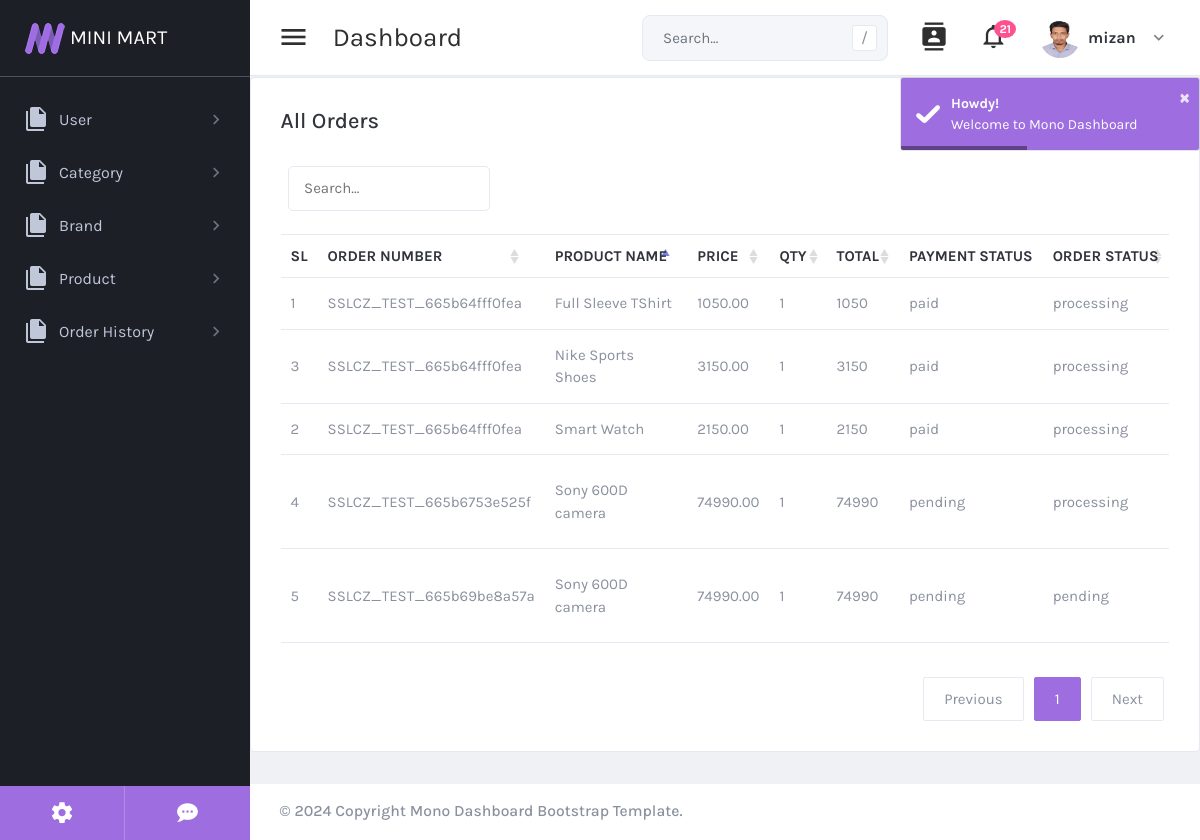
Screenshot of /adminPanel/orderAll.php (signed in) with the database file from the repository.
### tables this page shows
CREATE TABLE `orders` (
  `id` int(6) UNSIGNED NOT NULL,
  `order_number` varchar(150) DEFAULT NULL,
  `status` varchar(50) DEFAULT 'pending',
  `product_name` varchar(300) DEFAULT NULL,
  `product_id` int(11) DEFAULT NULL,
  `product_price` decimal(10,2) DEFAULT NULL,
  `product_qty` int(11) DEFAULT NULL,
  `product_total` decimal(10,2) DEFAULT NULL,
  `product_discount` decimal(10,2) DEFAULT NULL,
  `product_ship_charge` decimal(10,2) DEFAULT NULL,
  `product_grand_total` decimal(10,2) DEFAULT NULL,
  `payment_type` varchar(20) DEFAULT NULL,
  `payment_status` varchar(150) DEFAULT 'pending',
  `customer_id` int(11) DEFAULT NULL,
  `created_at` timestamp NOT NULL DEFAULT current_timestamp(),
  `updated_at` timestamp NOT NULL DEFAULT current_timestamp() ON UPDATE current_timestamp()
);

### adminPanel/orderAll.php (the view, shortened to what this page needs)
<?php
  if(isset($_SESSION['username'])){
    require_once('include/header.php');
    require_once('include/aside.php');
    require_once('include/topbar.php');
    require_once("../db/config.php");
    if(isset($_SESSION['user_type']) && $_SESSION['user_type'] === 'admin'){
        $query = "SELECT * FROM orders";
        $sql = $conn->query($query);
    }else if(isset($_SESSION['user_type']) && $_SESSION['user_type'] === 'customer'){
        $query = "SELECT * FROM orders WHERE customer_id = '$user_id' ";
        $sql = $conn->query($query);
    }
?>
<div class="row">
    <div class="col-xl-12">
        <div class="card card-default">
            <div class="card-header">
                <h2>All Orders</h2>
            </div>
            <div class="card-body">
                <table id="productsTable" class="table table-hover table-product" style="width:100%">
                    <thead>
                        <tr>
                            <th>Sl</th>
                            <th>Order Number</th>
                            <th>Product Name</th>
                            <th>Price</th>
                            <th>Qty</th>
                            <th>Total</th>
                            <th>Payment Status</th>
                            <th>Order Status</th>
                        </tr>
                    </thead>
                    <tbody>
                    <?php
                    $serial = 1;
                    if($sql->num_rows>0){
                        while($rows = $sql->fetch_assoc()){
                            ?>
                            <tr>
                                <td><?php echo $serial++; ?></td>
                                <td><?php echo $rows['order_number']; ?></td>
                                <td><?php echo $rows['product_name']; ?></td>
                                <td><?php echo $rows['product_price']; ?></td>
                                <td><?php echo $rows['product_qty']; ?></td>
                                <td><?php echo $rows['product_price'] * $rows['product_qty']; ?></td>
                                <td><?php echo $rows['payment_status']; ?></td>
                                <td><?php echo $rows['status']; ?></td>
                            </tr>
                            <?php
                        }
                    }else{
                        echo "not found";
                    }
                    ?>
                    </tbody>
                </table>
            </div>
        </div>
    </div>
</div>
<?php
    require_once('include/footer.php');
  }else{
    $message = 'Sorry please login first';
    header("Location: signin.php?message=".urlencode($message));
}
?>

### rows the page displays
orders: order_number "SSLCZ_TEST_665b64fff0fea", product_name "Full Sleeve TShirt", product_price "1050.00", product_qty "1", $rows['product_price'] * $rows['product_qty'] "1050", payment_status "paid", status "processing"
orders: order_number "SSLCZ_TEST_665b64fff0fea", product_name "Smart Watch", product_price "2150.00", product_qty "1", $rows['product_price'] * $rows['product_qty'] "2150", payment_status "paid", status "processing"
orders: order_number "SSLCZ_TEST_665b64fff0fea", product_name "Nike Sports Shoes", product_price "3150.00", product_qty "1", $rows['product_price'] * $rows['product_qty'] "3150", payment_status "paid", status "processing"
orders: order_number "SSLCZ_TEST_665b6753e525f", product_name "Sony 600D camera", product_price "74990.00", product_qty "1", $rows['product_price'] * $rows['product_qty'] "74990", payment_status "pending", status "processing"
orders: order_number "SSLCZ_TEST_665b69be8a57a", product_name "Sony 600D camera", product_price "74990.00", product_qty "1", $rows['product_price'] * $rows['product_qty'] "74990", payment_status "pending", status "pending"

### other values shown
$_SESSION['username'] "mizan"
